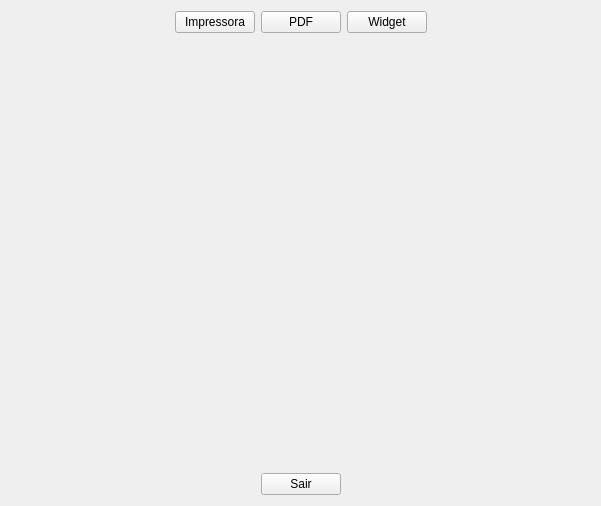
<?xml version="1.0" encoding="UTF-8"?>
<ui version="4.0">
 <class>Widget</class>
 <widget class="QWidget" name="Widget">
  <property name="geometry">
   <rect>
    <x>0</x>
    <y>0</y>
    <width>601</width>
    <height>506</height>
   </rect>
  </property>
  <property name="minimumSize">
   <size>
    <width>601</width>
    <height>506</height>
   </size>
  </property>
  <property name="windowTitle">
   <string>Widget</string>
  </property>
  <layout class="QVBoxLayout" name="verticalLayout">
   <item>
    <layout class="QHBoxLayout" name="horizontalLayout">
     <item>
      <spacer name="horizontalSpacer_3">
       <property name="orientation">
        <enum>Qt::Horizontal</enum>
       </property>
       <property name="sizeHint" stdset="0">
        <size>
         <width>40</width>
         <height>20</height>
        </size>
       </property>
      </spacer>
     </item>
     <item>
      <widget class="QPushButton" name="printerButton">
       <property name="text">
        <string>Impressora</string>
       </property>
      </widget>
     </item>
     <item>
      <widget class="QPushButton" name="pdfButton">
       <property name="text">
        <string>PDF</string>
       </property>
      </widget>
     </item>
     <item>
      <widget class="QPushButton" name="printWidgetButton">
       <property name="text">
        <string>Widget</string>
       </property>
      </widget>
     </item>
     <item>
      <spacer name="horizontalSpacer_4">
       <property name="orientation">
        <enum>Qt::Horizontal</enum>
       </property>
       <property name="sizeHint" stdset="0">
        <size>
         <width>40</width>
         <height>20</height>
        </size>
       </property>
      </spacer>
     </item>
    </layout>
   </item>
   <item>
    <widget class="PrintWidget" name="printWidget" native="true"/>
   </item>
   <item>
    <spacer name="verticalSpacer">
     <property name="orientation">
      <enum>Qt::Vertical</enum>
     </property>
     <property name="sizeType">
      <enum>QSizePolicy::Fixed</enum>
     </property>
     <property name="sizeHint" stdset="0">
      <size>
       <width>20</width>
       <height>15</height>
      </size>
     </property>
    </spacer>
   </item>
   <item>
    <layout class="QHBoxLayout" name="horizontalLayout_2">
     <item>
      <spacer name="horizontalSpacer">
       <property name="orientation">
        <enum>Qt::Horizontal</enum>
       </property>
       <property name="sizeHint" stdset="0">
        <size>
         <width>40</width>
         <height>20</height>
        </size>
       </property>
      </spacer>
     </item>
     <item>
      <widget class="QPushButton" name="okButton">
       <property name="text">
        <string>Sair</string>
       </property>
      </widget>
     </item>
     <item>
      <spacer name="horizontalSpacer_2">
       <property name="orientation">
        <enum>Qt::Horizontal</enum>
       </property>
       <property name="sizeHint" stdset="0">
        <size>
         <width>40</width>
         <height>20</height>
        </size>
       </property>
      </spacer>
     </item>
    </layout>
   </item>
  </layout>
 </widget>
 <layoutdefault spacing="6" margin="11"/>
 <customwidgets>
  <customwidget>
   <class>PrintWidget</class>
   <extends>QWidget</extends>
   <header>printwidget.h</header>
   <container>1</container>
  </customwidget>
 </customwidgets>
 <resources/>
 <connections>
  <connection>
   <sender>okButton</sender>
   <signal>clicked()</signal>
   <receiver>Widget</receiver>
   <slot>close()</slot>
   <hints>
    <hint type="sourcelabel">
     <x>246</x>
     <y>357</y>
    </hint>
    <hint type="destinationlabel">
     <x>372</x>
     <y>352</y>
    </hint>
   </hints>
  </connection>
 </connections>
</ui>
